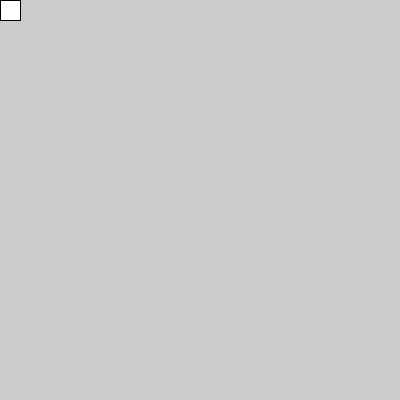
Frame 1 (no input)
Frame 60 (the mouse pressed at the canvas centre just before this capture): identical to frame 1, image omitted
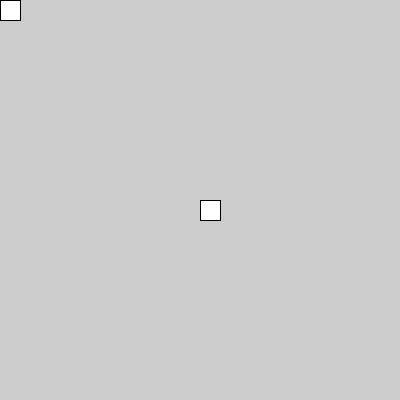
Frame 120 (the mouse held since frame 60 and released just before this capture)

The Processing sketch that drew these frames (run headless with seeded random() and noise(); from frame 60 on, the mouse is pressed at the canvas centre):

// Processing sketch: module_2_4_demo
// ── module_2_4_demo.pde
void setup(){
  size(400, 400);
}

void draw() {
  rect(mouseX, mouseY, 20, 20);
  println("x van de muis is: " + mouseX);
  println("y van de muis is: " + mouseY);
}
